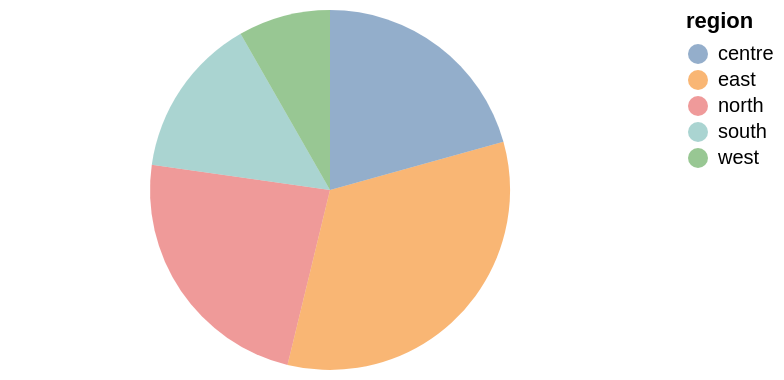

The specification (Vega-Lite) saved for this image:
### Vega-Lite specification from a JSON file in a GitHub repository (floating-point values rounded to 4 significant figures)
{"data": {"values": [{"region": "north", "sales": 34}, {"region": "south", "sales": 21}, {"region": "east", "sales": 48}, {"region": "west", "sales": 12}, {"region": "centre", "sales": 30}]}, "width": 320, "height": 180, "mark": {"type": "arc", "opacity": 0.6}, "encoding": {"theta": {"field": "sales", "type": "quantitative"}, "color": {"field": "region", "type": "nominal"}}}
